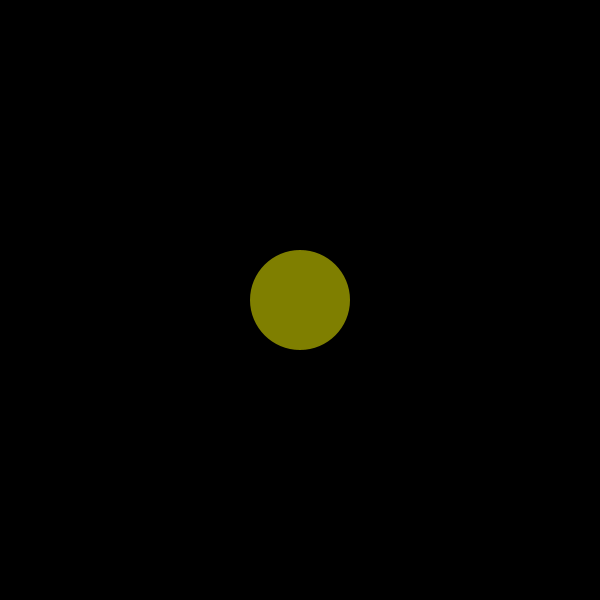
Frame 1 (no input)
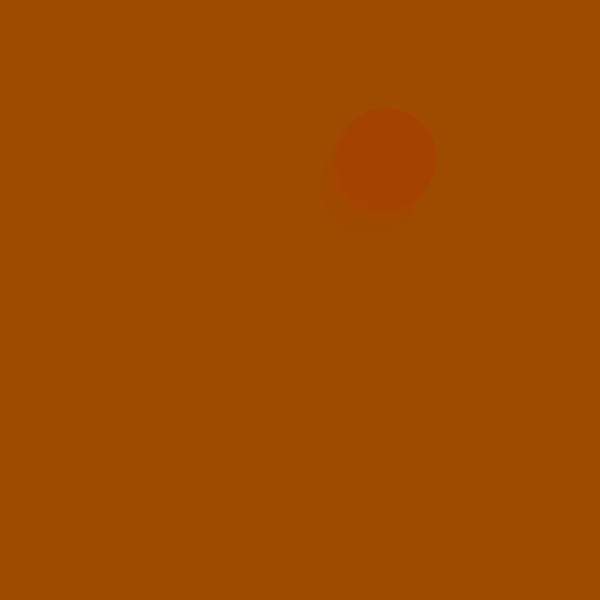
Frame 60 (the mouse pressed at the canvas centre just before this capture)
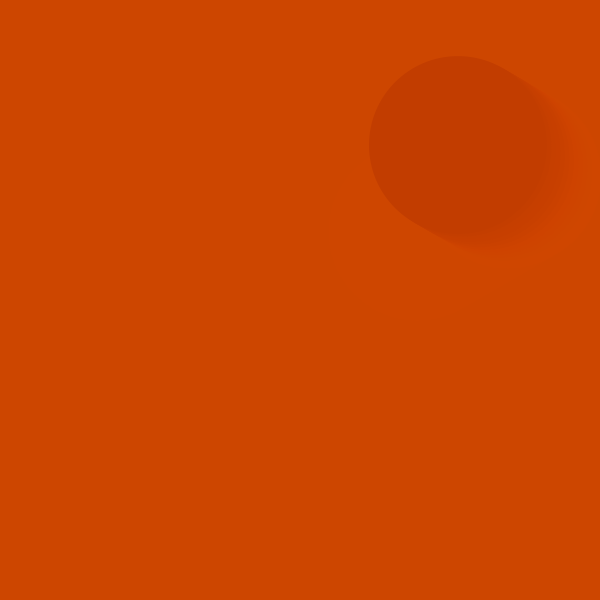
Frame 120 (the mouse held since frame 60 and released just before this capture)

The Processing sketch that drew these frames (run headless with seeded random() and noise(); from frame 60 on, the mouse is pressed at the canvas centre):

// Processing sketch: bouncingball
// ── bouncingball.pde
//1 - STEPS

//ball
//position, size, speed, color
//setup boundaries for ball

float xPos, yPos;
float xVel, yVel;
int radius;
int r,g,b;

void setup(){
  size(600,600);
  background(0);
 
  xVel = random(-5,5);
  yVel = random(-5,5);
  
  xPos = width/2;
  yPos = height/2;
  
  radius = 100;
  
}

void draw(){
  fill(r, g, b, 30);
  //fill(0,50);
  rect(0,0, width, height);
  
  r = int(map(xPos, 0, width, 0, 255));
  g = int(map(yPos, 0, height, 0, 255));
  
  fill(r,g,b);
  noStroke();
  ellipse(xPos, yPos, radius, radius);
  
  xPos = xPos + xVel;
  yPos = yPos + yVel;
  
  if(xPos > width  - radius/2 || xPos < 0 + radius/2){
    xVel = xVel*-1;
    //r = int(random(0,255));
    //g = int(random(0,255));
    //b = int(random(0,255));
    //radius = int(random(50, 200));
  }
  if (yPos > height - radius/2 || yPos < 0 + radius/2){
    yVel = yVel*-1;
    //r = int(random(0,255));
    //g = int(random(0,255));
    //b = int(random(0,255));
    //radius = int(random(50, 200)); - does crazy stuff on edge
  }
}

//move where mouse clicked
//speed change

void mousePressed(){
  xPos = mouseX;
  yPos = mouseY;
  
  xVel = random(-5, 5);
  yVel = random(-5, 5);
  
  radius = int(random(50, 200));
}
